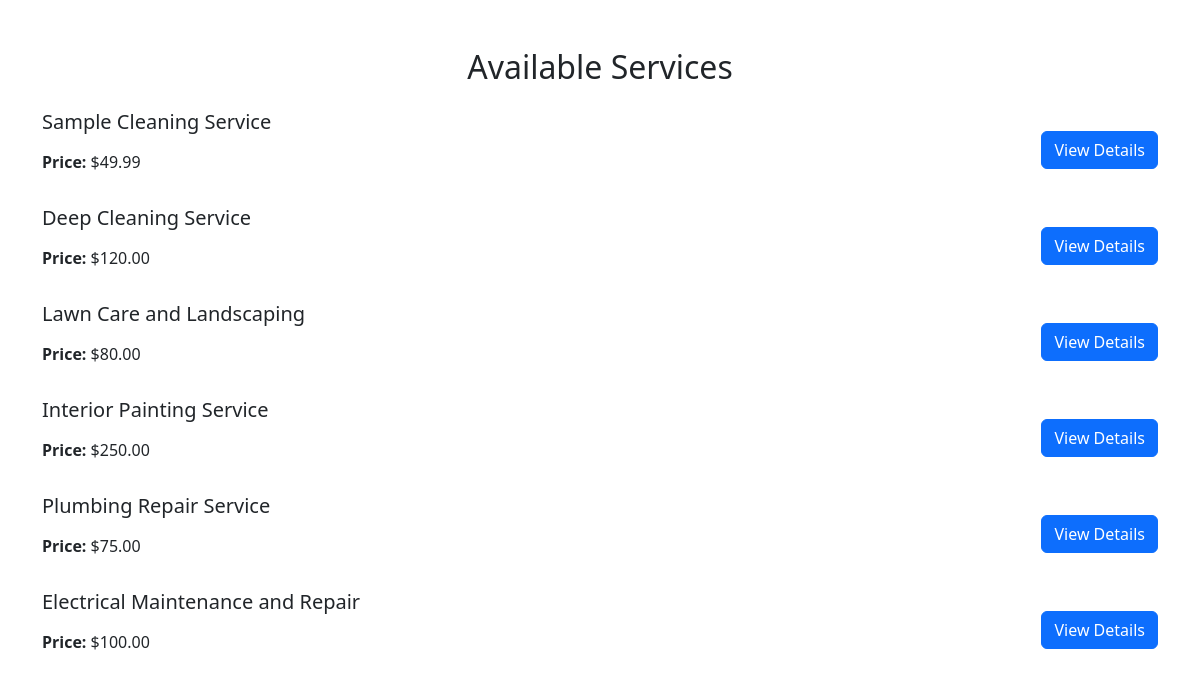
Screenshot of /service_list/ with the database file from the repository.
### myapp/models.py (models this page shows, shortened)
class Service(models.Model):
    name = models.CharField(max_length=100)
    description = models.TextField()
    price = models.DecimalField(max_digits=10, decimal_places=2)
    photos = models.JSONField(default=list, blank=True)  # Store list of image URLs
    customized_options = models.TextField(blank=True)
    experiences = models.TextField(blank=True)
    feedback = models.JSONField(default=list, blank=True)
    renovation_plans = models.TextField(blank=True)

### myapp/views.py (the view)
# urls.py: path('service_list/', views.service_list, name='service_list'),
def service_list(request):
    services = Service.objects.all()
    return render(request, 'service_list.html', {'services': services})

### myapp/templates/service_list.html (shortened to what this page needs)
<!DOCTYPE html>
<html lang="en">
  <head>
    <link
      href="https://cdn.jsdelivr.net/npm/bootstrap@5.3.0/dist/css/bootstrap.min.css"
      rel="stylesheet"
    />
  </head>
  <body>
    <div class="container mt-5">
      <h2 class="text-center mb-4">Available Services</h2>
      <div class="service-list">
        {% for service in services %}
        <div
          class="service-item d-flex justify-content-between align-items-center mb-3"
        >
          <div>
            <h5>{{ service.name }}</h5>
            <p><strong>Price:</strong> ${{ service.price }}</p>
          </div>
          <a
            href="{% url 'service_detail' service.id %}"
            class="btn btn-primary"
            >View Details</a
          >
        </div>
        {% empty %}
        <p>No services available at the moment.</p>
        {% endfor %}
      </div>
    </div>
  </body>
</html>

### rows the page displays
Service: name "Sample Cleaning Service", price "49.99"
Service: name "Deep Cleaning Service", price "120.00"
Service: name "Lawn Care and Landscaping", price "80.00"
Service: name "Interior Painting Service", price "250.00"
Service: name "Plumbing Repair Service", price "75.00"
Service: name "Electrical Maintenance and Repair", price "100.00"
